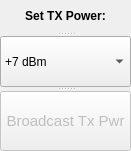
   <widget class="QSplitter" name="splitter_8">
    <property name="geometry">
     <rect>
      <x>800</x>
      <y>590</y>
      <width>131</width>
      <height>151</height>
     </rect>
    </property>
    <property name="orientation">
     <enum>Qt::Vertical</enum>
    </property>
    <widget class="QLabel" name="label_8">
     <property name="font">
      <font>
       <weight>75</weight>
       <bold>true</bold>
      </font>
     </property>
     <property name="text">
      <string>Set TX Power:</string>
     </property>
     <property name="alignment">
      <set>Qt::AlignCenter</set>
     </property>
    </widget>
    <widget class="QComboBox" name="power_cb">
     <item>
      <property name="text">
       <string>+7 dBm</string>
      </property>
     </item>
     <item>
      <property name="text">
       <string>+5 dBm</string>
      </property>
     </item>
     <item>
      <property name="text">
       <string>+3 dBm</string>
      </property>
     </item>
     <item>
      <property name="text">
       <string>+1 dBm</string>
      </property>
     </item>
     <item>
      <property name="text">
       <string>0 dBm</string>
      </property>
     </item>
     <item>
      <property name="text">
       <string>-1 dBm</string>
      </property>
     </item>
     <item>
      <property name="text">
       <string>-3 dBm</string>
      </property>
     </item>
     <item>
      <property name="text">
       <string>-5 dBm</string>
      </property>
     </item>
     <item>
      <property name="text">
       <string>-7 dBm</string>
      </property>
     </item>
     <item>
      <property name="text">
       <string>-9 dBm</string>
      </property>
     </item>
     <item>
      <property name="text">
       <string>-11 dBm</string>
      </property>
     </item>
     <item>
      <property name="text">
       <string>-13 dBm</string>
      </property>
     </item>
     <item>
      <property name="text">
       <string>-15 dBm</string>
      </property>
     </item>
     <item>
      <property name="text">
       <string>-24 dBm</string>
      </property>
     </item>
    </widget>
    <widget class="QPushButton" name="power_button">
     <property name="enabled">
      <bool>false</bool>
     </property>
     <property name="font">
      <font>
       <pointsize>11</pointsize>
       <weight>50</weight>
       <bold>false</bold>
      </font>
     </property>
     <property name="text">
      <string>Broadcast Tx Pwr</string>
     </property>
    </widget>
   </widget>
